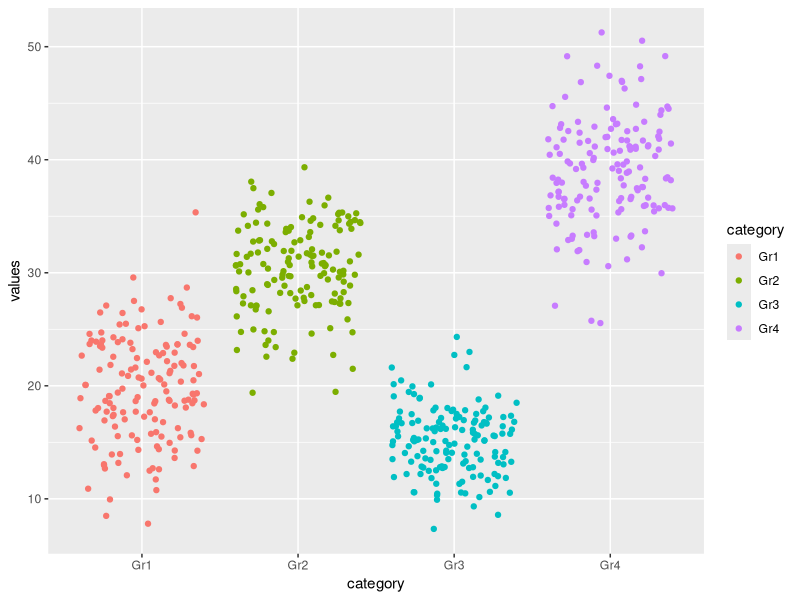
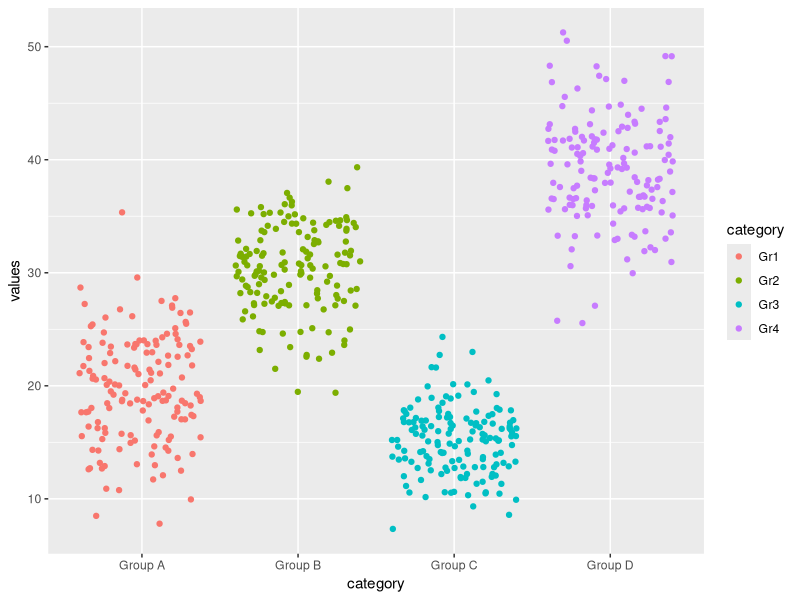
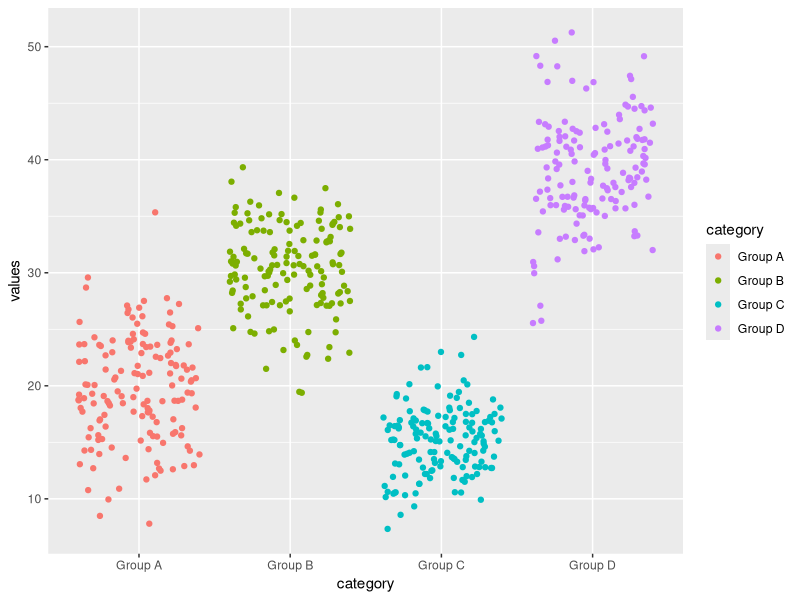

These charts were generated, in order, by the following R code:
## ---- chunk 1
knitr::opts_chunk$set(echo = TRUE, fig.align='center')

# title: Category labels
# author: jonathan
# revised: 15/3/2020 

WEB <- c("https://bioceed.uib.no/dropfolder/bioSTATS/Rmd/Visualizing/Essential/category-labels.html")
GIT <- c("https://github.com/jonathansoule/biostats/blob/master/Visualizing/Essential/category-labels.Rmd")
library(ggplot2)

# variable 1
values <- c(rnorm(150, mean=20, sd=5), rnorm(150, mean=30, sd=4), rnorm(150, mean=15, 3), rnorm(150, mean=40, sd=5)) 
# variable 2
category <- c(rep("Gr1", 150), rep("Gr2", 150), rep("Gr3", 150), rep("Gr4", 150))

# dataframe
df <- data.frame(category, values)
## ---- chunk 2
baseplot <- ggplot(df, aes(category, values, color=category)) +
  geom_jitter()
baseplot
## ---- chunk 3
baseplot +
  scale_x_discrete(labels=c("Group A", "Group B", "Group C", "Group D"))
## ---- chunk 4
baseplot +
  scale_x_discrete(labels=c("Group A", "Group B", "Group C", "Group D")) +
  scale_color_discrete(labels=c("Group A", "Group B", "Group C", "Group D"))
